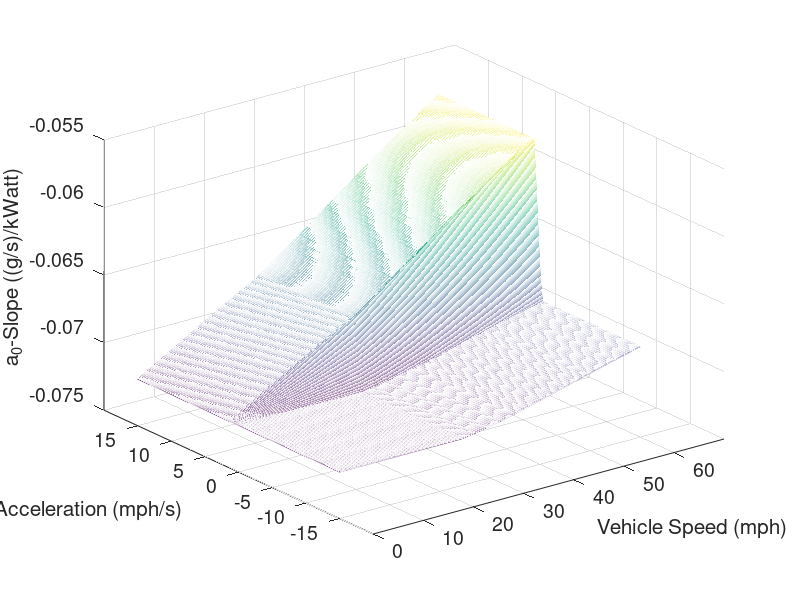

The MATLAB source for this figure: (Note: this script raises an error after producing the figure.)
%%
load('Lookup2.mat')

figure 
% aoM is multiplied by 1e3 to convert to unit of (g/s)/kWatt from
% (g/s)/Watt
mesh(WvMfig/1.61*3.6*Rtire,AvMfig/1.61*3.6*Rtire,aoMfig*1e3)

set(gca,'fontsize',14)
set(gca,'XTick',[0 10 20 30 40 50 60],'YTick',[-15 -10 -5 0 5 10 15])

xlabel('Vehicle Speed (mph)','fontsize',15)
ylabel('Vehicle Acceleration (mph/s)','fontsize',15)
zlabel('a_0-Slope ((g/s)/kWatt)','fontsize',15)
% axis([0 60 -15 15])

%%
boListFit = boList;
MIN_BO = 0;
boListFit(boListFit < MIN_BO) = MIN_BO;
x = WvMfig/1.61*3.6*Rtire;
y = AvMfig/1.61*3.6*Rtire;
z = boListFit; 
z = aoList;
%%
deSamp = 5;
% ind = floor(linspace(1, 145, 30));
% ind = floor(linspace(165, 301, 30));
ind = 145:165;
% ind = 165:301;
xxx = x(1:deSamp:end);
yyy = y(ind); % 165:deSamp:end, 101:201, 145:163 121:181
zzz = z(ind, 1:deSamp:end);

zzzz = zzz(1, :);
%%
figure
[yy, xx] = meshgrid(x, y);   
h = surf(yy, xx, z);
set(h,'LineStyle','none')
% colormap jet

%%
wVehList = reshape(xx, [], 1);
aVehList = reshape(yy, [], 1);
a0VehList = reshape(z, [], 1);
%%
% meshgrid x y z
listNum = numel(wVehList);
zFit = [ones(listNum, 1), wVehList, aVehList, wVehList.^2, wVehList.*aVehList, ...
    aVehList.^2, wVehList.^3, wVehList.^2.*aVehList, ];
f = @(x, y) p00 + p10*x + p01*y + p20*x^2 + p11*x*y + p02*y^2 + ...
    p30*x^3 + p21*x^2*y+ p12*x*y^2 + p03*y^3 + p40*x^4 + p31*x^3*y + ...
    p22*x^2*y^2+ p13*x*y^3 + p04*y^4 + p50*x^5 + p41*x^4*y + p32*x^3*y^2+ ...
    p23*x^2*y^3 + p14*x*y^4;


sf = fit([x, y], z, 'poly22');
% plot(sf, [x, y], z)
